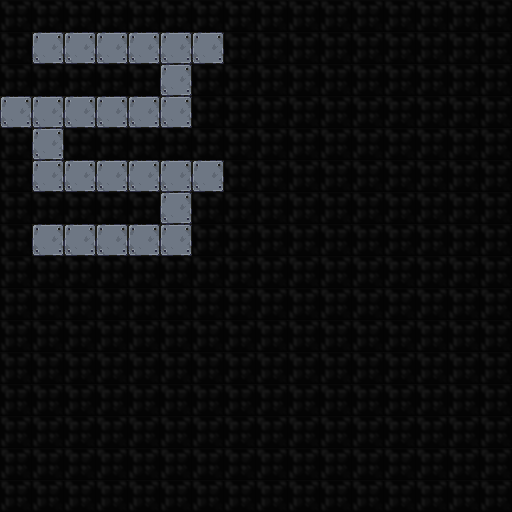

Rendered tile map (Tiled .tmx) drawn with the repository's tilesets; below, a short description and the full map source, tile grids included:
An orthogonal 16x16 tile map with 32x32 px tiles, 1 tile layer (background), 2 tilesets and 49 objects (35x tile, 3x triggerable, 3x pressure_plate, 3x moveable_tile, 3x barrel_down, ...).

<map version="1.4" tiledversion="1.4.3" orientation="orthogonal" renderorder="right-down" width="16" height="16" tilewidth="32" tileheight="32" infinite="0" nextlayerid="3" nextobjectid="145">
 <properties>
  <property name="player_bomb_count" type="int" value="100" />
 </properties>
 <tileset firstgid="1" source="mr-figs.tsx" />
 <tileset firstgid="1711" source="newtiledsheet-32.tsx" />
 <layer id="1" name="background" width="16" height="16">
  <data encoding="csv">
1819,1819,1819,1819,1819,1819,1819,1819,1819,1819,1819,1819,1819,1819,1819,1819,
1819,229,229,229,229,229,229,1819,1819,1819,1819,1819,1819,1819,1819,1819,
1819,1819,1819,1819,1819,229,1819,1819,1819,1819,1819,1819,1819,1819,1819,1819,
229,229,229,229,229,229,1819,1819,1819,1819,1819,1819,1819,1819,1819,1819,
1819,229,1819,1819,1819,1819,1819,1819,1819,1819,1819,1819,1819,1819,1819,1819,
1819,229,229,229,229,229,229,1819,1819,1819,1819,1819,1819,1819,1819,1819,
1819,1819,1819,1819,1819,229,1819,1819,1819,1819,1819,1819,1819,1819,1819,1819,
1819,229,229,229,229,229,1819,1819,1819,1819,1819,1819,1819,1819,1819,1819,
1819,1819,1819,1819,1819,1819,1819,1819,1819,1819,1819,1819,1819,1819,1819,1819,
1819,1819,1819,1819,1819,1819,1819,1819,1819,1819,1819,1819,1819,1819,1819,1819,
1819,1819,1819,1819,1819,1819,1819,1819,1819,1819,1819,1819,1819,1819,1819,1819,
1819,1819,1819,1819,1819,1819,1819,1819,1819,1819,1819,1819,1819,1819,1819,1819,
1819,1819,1819,1819,1819,1819,1819,1819,1819,1819,1819,1819,1819,1819,1819,1819,
1819,1819,1819,1819,1819,1819,1819,1819,1819,1819,1819,1819,1819,1819,1819,1819,
1819,1819,1819,1819,1819,1819,1819,1819,1819,1819,1819,1819,1819,1819,1819,1819,
1819,1819,1819,1819,1819,1819,1819,1819,1819,1819,1819,1819,1819,1819,1819,1819
</data>
 </layer>
 <objectgroup id="2" name="objects">
  <object id="73" type="scene_switching_tile" gid="269" x="0" y="256" width="32" height="32">
   <properties>
    <property name="scene" value="level-7.tmx" />
   </properties>
  </object>
  <object id="86" type="actor" gid="45" x="32" y="64" width="32" height="32" />
  <object id="87" type="tile" gid="317" x="128" y="288" width="32" height="32" />
  <object id="88" type="tile" gid="317" x="192" y="224" width="32" height="32" />
  <object id="90" type="tile" gid="317" x="0" y="192" width="32" height="32" />
  <object id="91" type="tile" gid="317" x="160" y="160" width="32" height="32" />
  <object id="93" type="tile" gid="317" x="32" y="224" width="32" height="32" />
  <object id="94" type="tile" gid="317" x="64" y="160" width="32" height="32" />
  <object id="95" type="tile" gid="317" x="128" y="160" width="32" height="32" />
  <object id="96" type="tile" gid="317" x="96" y="160" width="32" height="32" />
  <object id="97" type="tile" gid="317" x="0" y="160" width="32" height="32" />
  <object id="98" type="tile" gid="317" x="192" y="160" width="32" height="32" />
  <object id="99" type="tile" gid="317" x="192" y="96" width="32" height="32" />
  <object id="100" type="tile" gid="317" x="192" y="128" width="32" height="32" />
  <object id="101" type="tile" gid="317" x="224" y="64" width="32" height="32" />
  <object id="102" type="tile" gid="317" x="192" y="32" width="32" height="32" />
  <object id="103" type="tile" gid="317" x="128" y="32" width="32" height="32" />
  <object id="104" type="tile" gid="317" x="160" y="32" width="32" height="32" />
  <object id="105" type="tile" gid="317" x="64" y="32" width="32" height="32" />
  <object id="106" type="tile" gid="317" x="96" y="32" width="32" height="32" />
  <object id="107" type="tile" gid="317" x="64" y="288" width="32" height="32" />
  <object id="108" type="tile" gid="317" x="96" y="288" width="32" height="32" />
  <object id="109" type="tile" gid="317" x="128" y="96" width="32" height="32" />
  <object id="110" type="tile" gid="317" x="32" y="288" width="32" height="32" />
  <object id="111" type="tile" gid="317" x="96" y="96" width="32" height="32" />
  <object id="112" type="tile" gid="317" x="32" y="96" width="32" height="32" />
  <object id="113" type="tile" gid="317" x="0" y="96" width="32" height="32" />
  <object id="114" type="tile" gid="317" x="64" y="96" width="32" height="32" />
  <object id="115" type="tile" gid="317" x="0" y="64" width="32" height="32" />
  <object id="116" type="tile" gid="317" x="0" y="32" width="32" height="32" />
  <object id="117" type="tile" gid="317" x="32" y="32" width="32" height="32" />
  <object id="122" type="triggerable" gid="233" x="160" y="96" width="32" height="32">
   <properties>
    <property name="triggered_id" type="int" value="1" />
   </properties>
  </object>
  <object id="123" type="triggerable" gid="233" x="32" y="160" width="32" height="32">
   <properties>
    <property name="triggered_id" type="int" value="2" />
   </properties>
  </object>
  <object id="124" type="triggerable" gid="233" x="160" y="224" width="32" height="32">
   <properties>
    <property name="triggered_id" type="int" value="3" />
   </properties>
  </object>
  <object id="125" type="tile" gid="317" x="64" y="224" width="32" height="32" />
  <object id="126" type="tile" gid="317" x="96" y="224" width="32" height="32" />
  <object id="127" type="tile" gid="317" x="128" y="224" width="32" height="32" />
  <object id="128" type="tile" gid="317" x="192" y="256" width="32" height="32" />
  <object id="129" type="tile" gid="317" x="192" y="288" width="32" height="32" />
  <object id="130" type="tile" gid="317" x="160" y="288" width="32" height="32" />
  <object id="131" type="pressure_plate" gid="275" x="192" y="64" width="32" height="32">
   <properties>
    <property name="triggers" type="int" value="1" />
   </properties>
  </object>
  <object id="132" type="pressure_plate" gid="275" x="0" y="128" width="32" height="32">
   <properties>
    <property name="triggers" type="int" value="2" />
   </properties>
  </object>
  <object id="133" type="pressure_plate" gid="275" x="192" y="192" width="32" height="32">
   <properties>
    <property name="triggers" type="int" value="3" />
   </properties>
  </object>
  <object id="134" type="moveable_tile" gid="116" x="64" y="64" width="32" height="32" />
  <object id="135" type="moveable_tile" gid="116" x="128" y="128" width="32" height="32" />
  <object id="136" type="moveable_tile" gid="116" x="64" y="192" width="32" height="32" />
  <object id="142" type="barrel_down" gid="1860" x="160" y="64" width="32" height="32">
   <properties>
    <property name="bullet_speed" type="int" value="500" />
   </properties>
  </object>
  <object id="143" type="barrel_down" gid="1860" x="32" y="128" width="32" height="32">
   <properties>
    <property name="bullet_speed" type="int" value="500" />
   </properties>
  </object>
  <object id="144" type="barrel_down" gid="1860" x="160" y="192" width="32" height="32">
   <properties>
    <property name="bullet_speed" type="int" value="500" />
   </properties>
  </object>
 </objectgroup>
</map>
